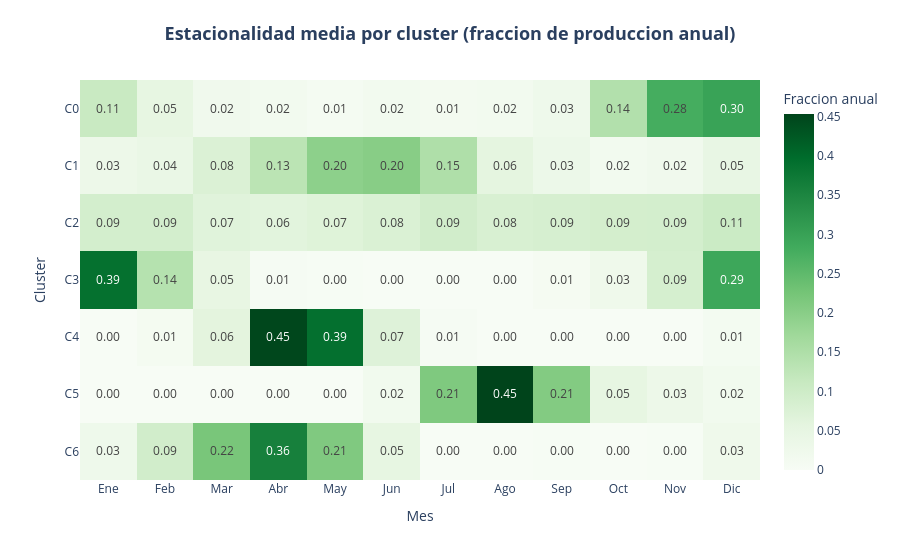

Notebook code for this chart:
### Markdown cell above
### B.3 Gráficos complementarios (estacionalidad y dispersión)

### Code cell
# ====================================================================
# Heatmap de estacionalidad media por cluster (12 meses)
# ====================================================================
nombres_mes = ["Ene", "Feb", "Mar", "Abr", "May", "Jun",
               "Jul", "Ago", "Sep", "Oct", "Nov", "Dic"]
cent_est = df_perfil.groupby("cluster")[list(estacional.columns)].mean()

fig_heat_perfil = px.imshow(
    cent_est, text_auto=".2f", color_continuous_scale="Greens", aspect="auto",
    labels=dict(x="Mes", y="Cluster", color="Fraccion anual"),
    x=nombres_mes, y=[f"C{i}" for i in cent_est.index],
)
fig_heat_perfil.update_layout(
    title=titulo_centrado("Estacionalidad media por cluster (fraccion de produccion anual)"),
    template="plotly_white", margin=dict(t=80))
fig_heat_perfil.write_image(str(RUTA_FIG / "06b_heatmap_estacionalidad.png"), scale=2)
fig_heat_perfil.show()

for c in sorted(df_perfil["cluster"].unique()):
    sub = df_perfil[df_perfil["cluster"] == c]
    mes_pico = nombres_mes[int(cent_est.loc[c].values.argmax())]
    print(f"\nCluster {c} ({len(sub)} cultivos) | mes pico medio: {mes_pico}")
    print(f"  log_prod={sub['log_produccion'].mean():.1f} | "
          f"concentracion={sub['frac_mes_pico'].mean():.2f} | "
          f"meses_cosecha={sub['n_meses_cosecha'].mean():.1f}")
    print(f"  Cultivos: {', '.join(sub['region'] + '-' + sub['cultivo'])}")

### Figure 1 — Plotly figure (JSON) as saved in the notebook; plotly's stock layout.template omitted (floating-point values rounded to 4 significant figures)
{"data": [{"coloraxis": "coloraxis", "hovertemplate": "Mes: %{x}<br>Cluster: %{y}<br>Fraccion anual: %{z}<extra></extra>", "name": "0", "texttemplate": "%{z:.2f}", "type": "heatmap", "x": ["Ene", "Feb", "Mar", "Abr", "May", "Jun", "Jul", "Ago", "Sep", "Oct", "Nov", "Dic"], "xaxis": "x", "y": ["C0", "C1", "C2", "C3", "C4", "C5", "C6"], "yaxis": "y", "z": [[0.1104, 0.05092, 0.02105, 0.0159, 0.008417, 0.01535, 0.01373, 0.01582, 0.02798, 0.1441, 0.2786, 0.2977], [0.03294, 0.04047, 0.07622, 0.1312, 0.1953, 0.2019, 0.149, 0.05619, 0.03359, 0.0155, 0.02066, 0.04705], [0.08993, 0.09009, 0.06532, 0.06203, 0.06842, 0.07779, 0.09385, 0.0814, 0.08575, 0.08974, 0.09041, 0.1053], [0.3889, 0.1397, 0.0484, 0.005708, 0.003441, 0.0007302, 0.0006483, 0.001339, 0.007262, 0.02576, 0.08682, 0.2913], [0.001084, 0.01028, 0.05949, 0.4494, 0.3906, 0.06916, 0.006344, 0.0004183, 0.0001303, 7.437e-06, 0.001111, 0.01199], [0.0006649, 0.001135, 0.001314, 0.001188, 0.0004698, 0.01896, 0.2126, 0.4535, 0.2078, 0.05135, 0.03206, 0.01905], [0.02803, 0.09365, 0.2211, 0.3603, 0.2121, 0.05185, 0.0001924, 0.0007032, 0.002241, 0.0007918, 0.002631, 0.02643]]}], "layout": {"coloraxis": {"colorbar": {"title": {"text": "Fraccion anual"}}, "colorscale": [[0.0, "rgb(247,252,245)"], [0.125, "rgb(229,245,224)"], [0.25, "rgb(199,233,192)"], [0.375, "rgb(161,217,155)"], [0.5, "rgb(116,196,118)"], [0.625, "rgb(65,171,93)"], [0.75, "rgb(35,139,69)"], [0.875, "rgb(0,109,44)"], [1.0, "rgb(0,68,27)"]]}, "margin": {"t": 80}, "title": {"font": {"size": 18}, "text": "<b>Estacionalidad media por cluster (fraccion de produccion anual)</b>", "x": 0.5, "xanchor": "center"}, "xaxis": {"anchor": "y", "domain": [0.0, 1.0], "title": {"text": "Mes"}}, "yaxis": {"anchor": "x", "autorange": "reversed", "domain": [0.0, 1.0], "title": {"text": "Cluster"}}}}
